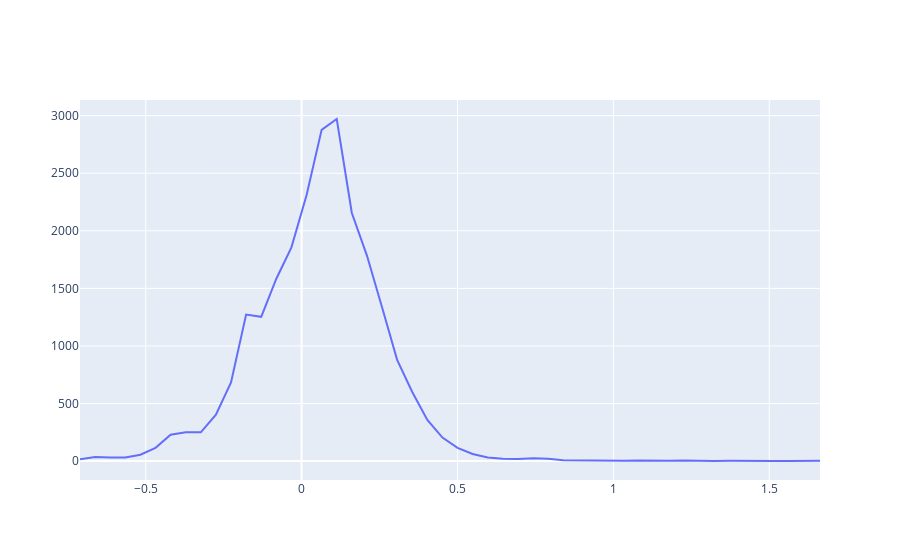

This figure's notebook cell:
### Code cell
data = pd.read_feather("data/spx.feather").reset_index()[["Date", "Adj Close"]]
data["rate"] = data["Adj Close"] / data["Adj Close"].shift(1)
data["rate"] = data["rate"].fillna(1.0)

WINDOW = 21 * 12
annual_rate = []

for i in range(data.shape[0]-WINDOW):
    annual_rate.append(data["rate"][i: i+WINDOW].product()-1.0)

dates = data["Date"][WINDOW:]

print(sum(annual_rate)/len(annual_rate))

hist = np.histogram(annual_rate, bins=50, density=False)
dist = stats.rv_histogram(hist, density=False)
print(dist.stats(moments="mvsk"))

print(np.mean(annual_rate))
print(np.median(annual_rate))

pd.set_option('display.max_rows', 500)
print(pd.DataFrame({"r": hist[0], "v": hist[1][:50]}))

fig = make_subplots()
fig.add_trace(
    go.Scatter(
        y=hist[0], 
        x=hist[1]
    )
)

### Figure 1 — Plotly figure (JSON) as saved in the notebook; plotly's stock layout.template omitted (floating-point values rounded to 4 significant figures)
{"data": [{"type": "scatter", "x": [-0.7107, -0.6623, -0.6139, -0.5654, -0.517, -0.4686, -0.4201, -0.3717, -0.3233, -0.2748, -0.2264, -0.1779, -0.1295, -0.08107, -0.03263, 0.01581, 0.06425, 0.1127, 0.1611, 0.2096, 0.258, 0.3064, 0.3549, 0.4033, 0.4517, 0.5002, 0.5486, 0.5971, 0.6455, 0.6939, 0.7424, 0.7908, 0.8392, 0.8877, 0.9361, 0.9846, 1.033, 1.081, 1.13, 1.178, 1.227, 1.275, 1.324, 1.372, 1.42, 1.469, 1.517, 1.566, 1.614, 1.663, 1.711], "y": [17, 36, 32, 32, 56, 115, 229, 251, 250, 403, 683, 1273, 1253, 1584, 1856, 2309, 2877, 2971, 2155, 1785, 1336, 879, 600, 358, 204, 115, 62, 31, 21, 19, 25, 20, 7, 5, 4, 1, 4, 6, 3, 3, 6, 2, 1, 3, 1, 2, 1, 2, 2, 3]}], "layout": {"xaxis": {"anchor": "y", "domain": [0, 1]}, "yaxis": {"anchor": "x", "domain": [0, 1]}}}
